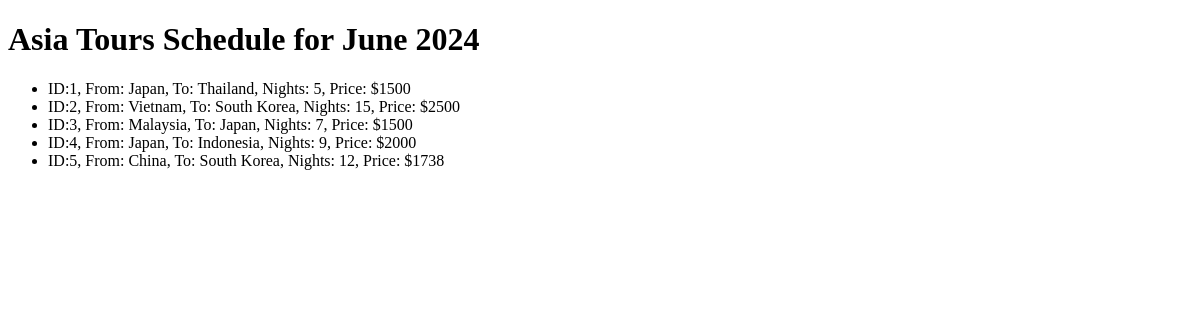
Before: / with the older database file.
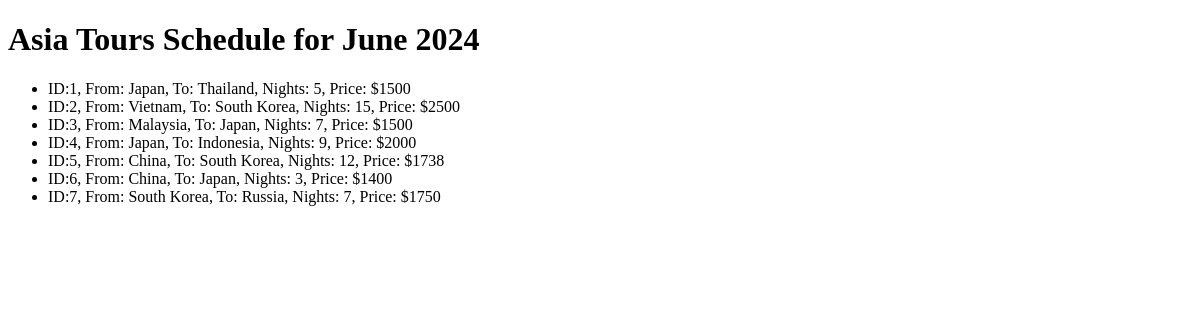
After: the same page with the newer database file.
### asiatoursagency/models.py (models this page shows)
class Tours(models.Model):
   origin_country = models.CharField(max_length=64)
   destination_country = models.CharField(max_length=64)
   number_of_nights = models.IntegerField()
   price = models.IntegerField()
   def __str__(self):
      return f"ID:{self.id}, From: {self.origin_country}, To: {self.destination_country}, Nights: {self.number_of_nights}, Price: ${self.price}"

### asiatoursagency/views.py (the view)
# urls.py: path('', views.index),
def index(request):
    tours = Tours.objects.all()
    context = {
        "tours": tours
    }
    return render(request, "tours/index.html", context)

### asiatoursagency/templates/tours/index.html (shortened to what this page needs)
<!DOCTYPE html>
<html lang="en">
<head>
</head>
<body>
    <h1>Asia Tours Schedule for June 2024</h1>
    <ul>
        {% for tour in tours %}
        <li>{{ tour }}</li>
        {% endfor %}
    </ul>
</body>
</html>

Changed rows visible on the page:
added Tours: id+origin_country+destination_country "ID:6, From: China, To: Japan, Nights: 3, Price: $1400"
added Tours: id+origin_country+destination_country "ID:7, From: South Korea, To: Russia, Nights: 7, Price: $1750"
